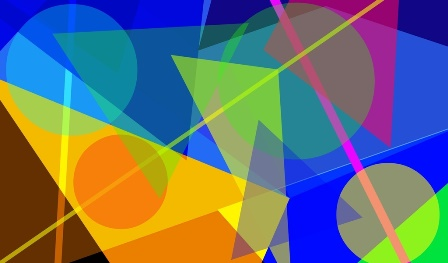
#> input picture комп зрение/task5/photo.png, 448 x 263 px
$ python Task5.py
#> lines starting #> are read from the running program, lines starting #| are printed output that depends on the picture
from scipy.ndimage import sobel
import numpy as np
import matplotlib.pyplot as plt
from PIL import Image


def get_grayscale_image(image_np):
    red_channel = image_np[:, :, 0]
    green_channel = image_np[:, :, 1]
    blue_channel = image_np[:, :, 2]
    grayscale_image = (red_channel // 3) + (green_channel // 3) + (blue_channel // 3)
    return grayscale_image


def gauss_filter(grayscale_image, sigma):
    kernel_size = 7
    kernel = np.fromfunction(
        lambda x, y: (1 / (2 * np.pi * sigma**2)) * np.exp(-((x - (kernel_size - 1) / 2)**2 + (y - (kernel_size - 1) / 2)**2) / (2 * sigma**2)), (kernel_size, kernel_size))
    kernel /= np.sum(kernel)

    height, width = grayscale_image.shape
    extended_image = np.pad(grayscale_image, ((kernel_size // 2, kernel_size // 2), (kernel_size // 2, kernel_size // 2)), mode='reflect')
    blurred_image = np.zeros_like(grayscale_image, dtype=float)

    for i in range(height):
        for j in range(width):
            square = extended_image[i:i + kernel_size, j:j + kernel_size]
            blurred_image[i, j] = np.sum(square * kernel)

    return blurred_image.astype(np.uint8)


def fast_detector(image, t):
    h, w = image.shape
    keypoints = []

    for i in range(3, h - 3):
        for j in range(3, w - 3):
            center_pixel_value = image[i, j]

            # Проверяем сначала пиксели 1, 9 и 5, 13
            if (
                image[i - 1, j] > center_pixel_value + t and
                image[i + 1, j] > center_pixel_value + t and
                image[i - 1, j + 2] > center_pixel_value + t and
                image[i + 1, j - 2] > center_pixel_value + t
            ) or (
                image[i - 1, j] < center_pixel_value - t and
                image[i + 1, j] < center_pixel_value - t and
                image[i - 1, j + 2] < center_pixel_value - t and
                image[i + 1, j - 2] < center_pixel_value - t
            ):
                continue

            circle_points = [
                (i - 3, j), (i - 3, j + 1), (i - 2, j + 2), (i - 1, j + 3),
                (i, j + 3), (i + 1, j + 3), (i + 2, j + 2), (i + 3, j + 1),
                (i + 3, j), (i + 3, j - 1), (i + 2, j - 2), (i + 1, j - 3),
                (i, j - 3), (i - 1, j - 3), (i - 2, j - 2), (i - 3, j - 1)
            ]

            brighter = 0
            darker = 0

            for point in circle_points:
                value = image[point]
                if value > center_pixel_value + t:
                    brighter += 1
                    if brighter == 12:
                        keypoints.append((i, j))
                        break
                    darker = 0
                elif value < center_pixel_value - t:
                    darker += 1
                    if darker == 12:
                        keypoints.append((i, j))
                        break
                    brighter = 0
                else:
                    brighter = 0
                    darker = 0

    return np.array(keypoints)


def harris_corner_detector(image, keypoints, threshold):
    k=0.04
    I_x = sobel(image, axis=1)
    I_y = sobel(image, axis=0)

    I_x_squared = gauss_filter(I_x**2, sigma=1)
    I_y_squared = gauss_filter(I_y**2, sigma=1)
    I_xy = gauss_filter(I_x * I_y, sigma=1)

    det_M = I_x_squared * I_y_squared - I_xy**2
    trace_M = I_x_squared + I_y_squared

    harris_values = det_M - k * (trace_M**2)
    selected_keypoints = keypoints[harris_values[keypoints[:, 0], keypoints[:, 1]] > threshold]
    return selected_keypoints


def generate_brief_pairs(n, p, seed=0):
    np.random.seed(seed)
    pairs = np.random.normal(0, (p**2)/25, (n, 2, 2))
    return pairs


def generate_pairs_oriented(angle, n_pairs, p):
    pairs = []
    for _ in range(n_pairs):
        offset1 = np.random.normal(0, p / 5, 2)
        offset2 = np.random.normal(0, p / 5, 2)
        rotated_offset1 = rotate(offset1, angle)
        rotated_offset2 = rotate(offset2, angle)
        point1 = (rotated_offset1[0], rotated_offset1[1])
        point2 = (rotated_offset2[0], rotated_offset2[1])
        pairs.append((point1, point2))
    return pairs


def rotate(vector, angle):
    x, y = vector
    new_x = x * np.cos(angle) - y * np.sin(angle)
    new_y = x * np.sin(angle) + y * np.cos(angle)
    return (new_x, new_y)


def generate_orientation_pairs(num_orientations=30):
    orientation_pairs = []
    for i in range(num_orientations):
        angle = i * (2 * np.pi / num_orientations)
        pairs = generate_pairs_oriented(angle, 256, 31)
        orientation_pairs.append(pairs)
    return orientation_pairs


def select_orientation_pair(orientation, orientation_pairs):
    num = len(orientation_pairs)
    ind = int(orientation / (2 * np.pi) * num) % num
    selected_pair = orientation_pairs[ind]
    return selected_pair


def brief_descriptor(image, keypoints, patch_size=31, n=256):
    descriptors = np.zeros((len(keypoints), n), dtype=np.uint8)
    for i, (x, y) in enumerate(keypoints):

        pairs = generate_brief_pairs(n, patch_size)
        pairs += np.array([[x, y]])
        pairs = np.clip(pairs, 0, image.shape[0] - 1)
        pairs = pairs.astype(int)

        for j in range(n):
            x1, y1 = pairs[j, 0]
            x2, y2 = pairs[j, 1]

            if image[x1, y1] < image[x2, y2]:
                descriptors[i, j] = 1

    return descriptors


if __name__ == "__main__":
    image = np.array(Image.open('photo.png'))
#> image is the input picture: shape (263, 448, 3); mean R, G, B 103.7, 112.1, 115
    image = get_grayscale_image(image)
#> in get_grayscale_image, `grayscale_image = (red_channel // 3) + (green_channel // 3) + (blue_ch..`:
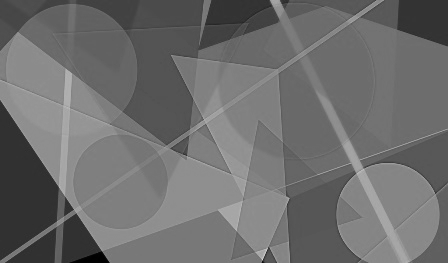
#> grayscale_image: shape (263, 448); min 0, max 219, mean 109.3
    threshold = 170
    t = 20
    patch_size = 31
    n_pairs = 256

    keypoints = fast_detector(image, t)
#> after the loop in fast_detector, `for i in range(3, h - 3):`: keypoints = 47 pairs, first value 6 to 259, second value 6 to 435
    plt.imshow(image, cmap='gray')
    plt.scatter(keypoints[:, 1], keypoints[:, 0], c='r', marker='o', s=5)
    plt.title(f'FAST (t={t})')
    plt.show()

    harris_values = harris_corner_detector(image, keypoints, threshold)
#> call 2 of gauss_filter, with sigma = 1
#> after the loop in gauss_filter (call 2), `for i in range(height):`:
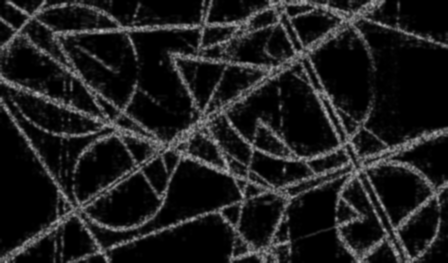
#> blurred_image: shape (263, 448) float64; min 0, max 189.9, mean 30.1
#> call 3 of gauss_filter, with sigma = 1
#> in gauss_filter (call 3), `extended_image = np.pad(grayscale_image, ((kernel_size // 2, kernel_si..`:
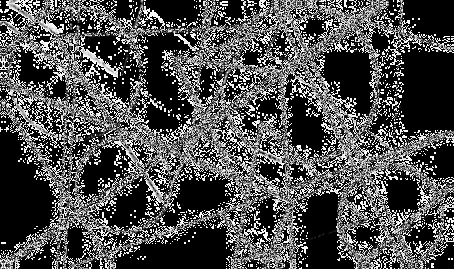
#> extended_image: shape (269, 454); min 0, max 255, mean 78.3
#> in gauss_filter (call 3), `extended_image = np.pad(grayscale_image, ((kernel_size // 2, kernel_si..`:
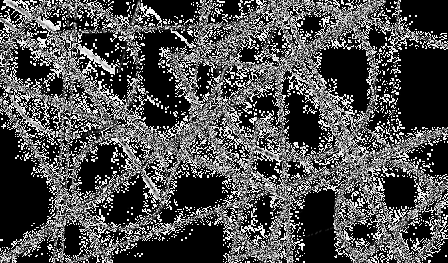
#> grayscale_image: shape (263, 448); min 0, max 255, mean 78.9
#> after the loop in gauss_filter (call 3), `for i in range(height):`:
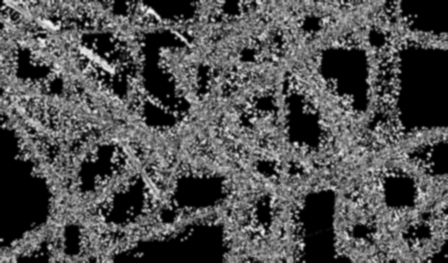
#> blurred_image: shape (263, 448) float64; min 0, max 246.4, mean 79
#> in harris_corner_detector, `det_M = I_x_squared * I_y_squared - I_xy**2`:
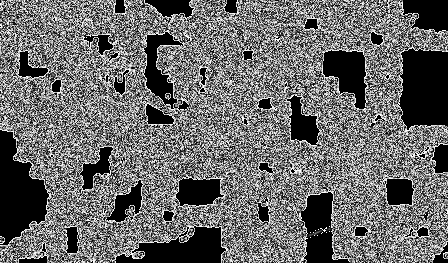
#> det_M: shape (263, 448); min 0, max 255, mean 105.3
#> in harris_corner_detector, `trace_M = I_x_squared + I_y_squared`:
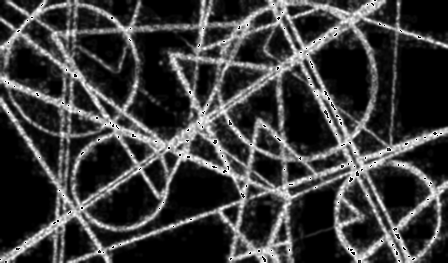
#> trace_M: shape (263, 448); min 0, max 255, mean 60
#> in harris_corner_detector, `selected_keypoints = keypoints[harris_values[keypoints[:, 0], keypoint..`: selected_keypoints = 17 rows, first 8: [43, 199], [130, 195], [159, 186], [167, 364], [167, 365], [167, 367], [167, 408], [172, 228]
#> harris_values has the same summary as selected_keypoints in harris_corner_detector
    plt.imshow(image, cmap='gray')
    plt.scatter(harris_values[:, 1], harris_values[:, 0], c='r', marker='o', s=5)
    plt.title(f'Harris (threshold={threshold})')
    plt.show()

    orientation_pairs = generate_orientation_pairs()
    descriptors = brief_descriptor(image, harris_values, patch_size, n_pairs)
#> the loop in brief_descriptor, `for i, (x, y) in enumerate(keypoints): ` made 17 passes
#> (x, y) on passes 1 to 12: (43, 199), (130, 195), (159, 186), (167, 364), (167, 365), (167, 367), (167, 408), (172, 228), (173, 357), (174, 317), (174, 318), (192, 435)
    np.savetxt('descriptors.txt', descriptors, fmt='%d')
